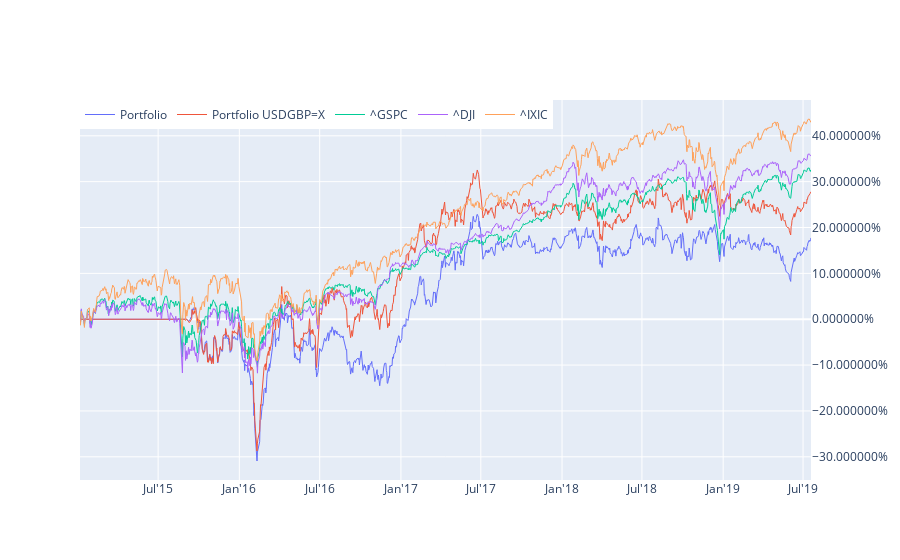

Notebook source saved alongside this figure:
### Code cell
trace1 = go.Scatter(
    x = graph_data.index,
    y = graph_data['Balance %'],
    name = 'Portfolio',
    line=dict(width=1))
trace2 = go.Scatter(
    x = graph_data.index,
    y = graph_data[f'Balance CY %'],
    name = f'Portfolio {currency_ticker}',
    line=dict(width=1))
data = [trace1, trace2]
for t in benchmark_tickers:
    data.append(
        go.Scatter(
            x = graph_data.index,
            y = graph_data[t + ' %'],
            name = t,
            line=dict(width=1))
    )
layout = go.Layout(legend=dict(x=0,y=1,orientation='h'),
    yaxis=dict(tickformat="%", side="right"),
    xaxis=dict(tickformat="%b'%y"))
fig = go.Figure(data=data, layout=layout)
iplot(fig)

### Figure 1 — Plotly figure (JSON) as saved in the notebook; plotly's stock layout.template omitted (floating-point values rounded to 4 significant figures; data arrays with more than 128 entries replaced by an {"elided": "..."} marker saying what was removed)
{"data": [{"line": {"width": 1}, "name": "Portfolio", "type": "scatter", "x": {"elided": "1143 str values"}, "y": {"elided": "1143 float values"}}, {"line": {"width": 1}, "name": "Portfolio USDGBP=X", "type": "scatter", "x": {"elided": "1143 str values"}, "y": {"elided": "1143 float values"}}, {"line": {"width": 1}, "name": "^GSPC", "type": "scatter", "x": {"elided": "1143 str values"}, "y": {"elided": "1143 float values"}}, {"line": {"width": 1}, "name": "^DJI", "type": "scatter", "x": {"elided": "1143 str values"}, "y": {"elided": "1143 float values"}}, {"line": {"width": 1}, "name": "^IXIC", "type": "scatter", "x": {"elided": "1143 str values"}, "y": {"elided": "1143 float values"}}], "layout": {"legend": {"orientation": "h", "x": 0, "y": 1}, "xaxis": {"tickformat": "%b'%y"}, "yaxis": {"side": "right", "tickformat": "%"}}}
